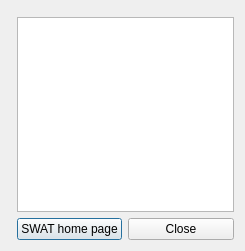
<?xml version="1.0" encoding="UTF-8"?>
<ui version="4.0">
 <class>aboutQSWAT</class>
 <widget class="QDialog" name="aboutQSWAT">
  <property name="geometry">
   <rect>
    <x>0</x>
    <y>0</y>
    <width>245</width>
    <height>251</height>
   </rect>
  </property>
  <property name="windowTitle">
   <string>About QSWAT</string>
  </property>
  <property name="windowIcon">
   <iconset resource="resources.qrc">
    <normaloff>:/plugins/QSWATPlus/swatplus.ico</normaloff>:/plugins/QSWATPlus/swatplus.ico</iconset>
  </property>
  <property name="sizeGripEnabled">
   <bool>false</bool>
  </property>
  <layout class="QGridLayout" name="gridLayout_2">
   <item row="0" column="0" rowspan="3" colspan="3">
    <layout class="QGridLayout" name="gridLayout"/>
   </item>
   <item row="1" column="1" colspan="2">
    <widget class="QTextBrowser" name="textBrowser"/>
   </item>
   <item row="2" column="1">
    <widget class="QPushButton" name="SWATHomeButton">
     <property name="text">
      <string>SWAT home page</string>
     </property>
    </widget>
   </item>
   <item row="2" column="2">
    <widget class="QPushButton" name="closeButton">
     <property name="text">
      <string>Close</string>
     </property>
    </widget>
   </item>
  </layout>
 </widget>
 <resources>
  <include location="resources.qrc"/>
 </resources>
 <connections/>
</ui>
